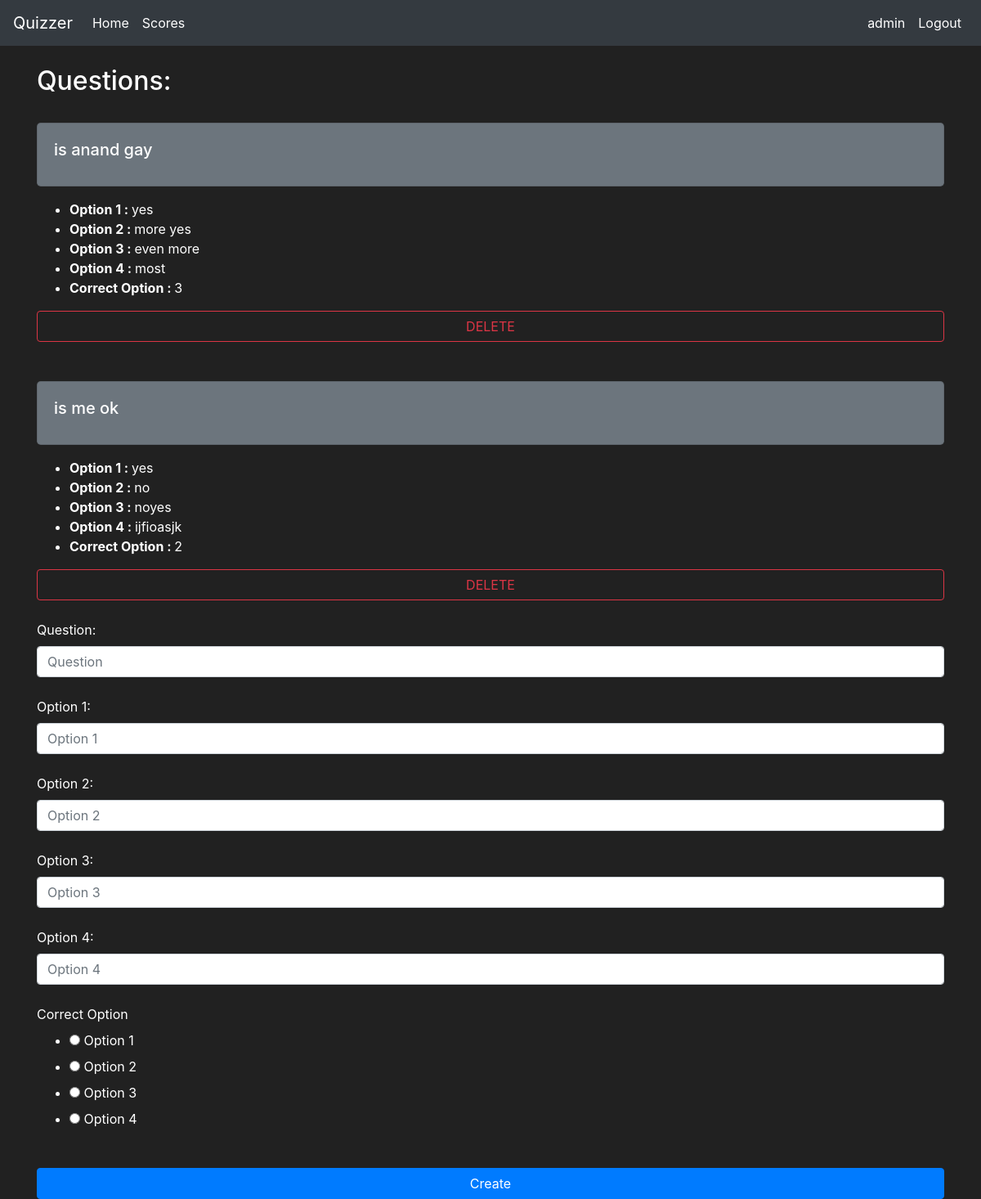
The page /AddQuestion/1 (signed in) on the database its author committed.
### models.py (models this page shows)
class User(db.Model, UserMixin):
    id = db.Column(db.Integer, primary_key=True)
    name = db.Column(db.String(30), nullable=False)
    email = db.Column(db.String(50), nullable=False)
    password = db.Column(db.String(70), nullable=False)
    qualification = db.Column(db.String(300), nullable=True)
    dob = db.Column(db.DateTime , nullable=True)
    scores = db.relationship('Scores', backref='usersuper', lazy=True)

class Questions(db.Model):
    id = db.Column(db.Integer, primary_key=True)
    quiz_id = db.Column(db.Integer, db.ForeignKey('quiz.id'), nullable=False)
    question_statement = db.Column(db.String(500), nullable=False)
    correct_option = db.Column(db.Integer, nullable=False)
    option1 = db.Column(db.String(10), nullable=False)
    option2 = db.Column(db.String(10), nullable=False)
    option3 = db.Column(db.String(10), nullable=False)
    option4 = db.Column(db.String(10), nullable=False)

### routes.py (the view, shortened to what this page needs)
@app.route('/AddQuestion/<qid>', methods=['POST','GET'])
@login_required
def questioncre(qid):
    form=createQuesForm()
    questions=Questions.query.filter_by(quiz_id=qid).all()
    return render_template("questioncre.html",form=form,questions=questions)

### forms.py
class createQuesForm(FlaskForm):
    question_statement=StringField(label='Question:', validators=[Length(min=2, max=500), DataRequired()])
    correct_option=RadioField('Correct Option', choices=[(1, 'Option 1'), (2, 'Option 2'), (3, 'Option 3'), (4, 'Option 4')], validators=[DataRequired()])
    option1=StringField(label='Option 1:', validators=[Length(min=2, max=10), DataRequired()])
    option2=StringField(label='Option 2:', validators=[Length(min=2, max=10), DataRequired()])
    option3=StringField(label='Option 3:', validators=[Length(min=2, max=10), DataRequired()])
    option4=StringField(label='Option 4:', validators=[Length(min=2, max=10), DataRequired()])
    submit=SubmitField(label='Submit')

### models.py (called while the page is built)
@login_manager.user_loader
def load_user(user_id):
    return User.query.get(int(user_id)) #check why user..get is not working

### templates/questioncre.html (shortened to what this page needs)
{% extends "base.html" %}
{% block body %}
<div class="container mt-4">
    <div class="d-flex justify-content-between align-items-center ">
        <h2>Questions:</h2>
    </div>
    {%for question in questions%}
        <div>
            <div class="card bg-secondary text-white rounded-lg mt-4">
                <div class="card-body">
                    <h5 class="card-title">{{question.question_statement}}</h5>
                </div>
            </div>
            <div>
                <ul class="mt-3">
                    <li><b>Option 1 : </b>{{question.option1}}</li>
                    <li><b>Option 2 : </b>{{question.option2}}</li>
                    <li><b>Option 3 : </b>{{question.option3}}</li>
                    <li><b>Option 4 : </b>{{question.option4}}</li>
                    <li><b>Correct Option : </b>{{question.correct_option}}</li>
                </ul>
            </div>
            {%if current_user.email=='admin'%}
                <a href="#" class="btn btn-outline-danger btn-block mt-1">DELETE</a>
            {%endif%}
            <br>
        </div>
    {%endfor%}
    <form method="POST" class="form-register" style="color:white">
        {{form.question_statement.label()}}
        {{form.question_statement(class="form-control",placeholder="Question")}}
        <br>
        {{form.option1.label()}}
        {{form.option1(class="form-control",placeholder="Option 1")}}
        <br>
        {{form.option2.label()}}
        {{form.option2(class="form-control",placeholder="Option 2")}}
        <br>
        {{form.option3.label()}}
        {{form.option3(class="form-control",placeholder="Option 3")}}
        <br>
        {{form.option4.label()}}
        {{form.option4(class="form-control",placeholder="Option 4")}}
        <br>
        {{form.correct_option.label()}}
        {{form.correct_option()}}
        <br>
        {{form.submit(class="btn btn-md btn-primary btn-block", value="Create")}}
    </form>
</div>
{%endblock%}

### templates/base.html (shortened to what this page needs)
<!doctype html>
<html lang="en">
  <head>
    <link rel="stylesheet" href="https://cdn.jsdelivr.net/npm/bootstrap@4.5.3/dist/css/bootstrap.min.css">
  </head>
  <body>
    <nav class="navbar navbar-expand-md navbar-dark bg-dark">
        <a class="navbar-brand" href="{{url_for('index')}}">Quizzer</a>
        <div class="collapse navbar-collapse" id="navbarNav">
          <ul class="navbar-nav mr-auto">
              <li class="nav-item active">
                  <a class="nav-link" href="#">Home</a>
              </li>
              <li class="nav-item active">
                  <a class="nav-link" href="#">Scores</a>
              </li>
          </ul>
          {%if current_user.is_authenticated%}
            <ul class="navbar-nav">
              <li class="nav-item active">
                  <a class="nav-link" href="#">{{current_user.name}}</a>
              </li>
              <li class="nav-item active">
                  <a class="nav-link" href="{{url_for('logout')}}">Logout</a>
              </li>
            </ul>
          {%endif%}
        </div>
      </nav>
      {% block body %}
        {% endblock %}
  </body>
</html>

### templates/base.html (style rules this page uses)
body { background-color: #212121; color:#fff; }

### rows shown on the page
User: name "admin"
Questions: question_statement "is anand gay", option1 "yes", option2 "more yes", option3 "even more", option4 "most", correct_option "3"
Questions: question_statement "is me ok", option1 "yes", option2 "no", option3 "noyes", option4 "ijfioasjk", correct_option "2"
